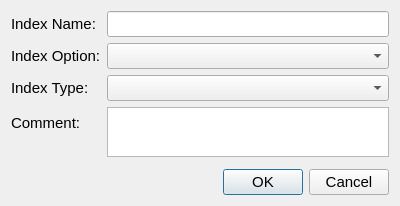
<?xml version="1.0" encoding="UTF-8"?>
<ui version="4.0">
 <class>IndexForm</class>
 <widget class="QDialog" name="IndexForm">
  <property name="geometry">
   <rect>
    <x>0</x>
    <y>0</y>
    <width>400</width>
    <height>206</height>
   </rect>
  </property>
  <property name="sizePolicy">
   <sizepolicy hsizetype="Fixed" vsizetype="Fixed">
    <horstretch>0</horstretch>
    <verstretch>0</verstretch>
   </sizepolicy>
  </property>
  <property name="font">
   <font>
    <pointsize>11</pointsize>
   </font>
  </property>
  <property name="windowTitle">
   <string>Index Details</string>
  </property>
  <property name="windowIcon">
   <iconset resource="../../resources/resources.qrc">
    <normaloff>:/rec/ico/megatron.ico</normaloff>:/rec/ico/megatron.ico</iconset>
  </property>
  <layout class="QVBoxLayout" name="verticalLayout">
   <item>
    <layout class="QFormLayout" name="formLayout">
     <item row="0" column="0">
      <widget class="QLabel" name="label">
       <property name="text">
        <string>Index Name:</string>
       </property>
      </widget>
     </item>
     <item row="0" column="1">
      <widget class="QLineEdit" name="indexNameLineEdit"/>
     </item>
     <item row="1" column="0">
      <widget class="QLabel" name="label_2">
       <property name="text">
        <string>Index Option:</string>
       </property>
      </widget>
     </item>
     <item row="1" column="1">
      <widget class="QComboBox" name="indexOptionComboBox"/>
     </item>
     <item row="2" column="0">
      <widget class="QLabel" name="label_3">
       <property name="text">
        <string>Index Type:</string>
       </property>
      </widget>
     </item>
     <item row="2" column="1">
      <widget class="QComboBox" name="indexTypeComboBox"/>
     </item>
     <item row="3" column="0">
      <widget class="QLabel" name="label_4">
       <property name="text">
        <string>Comment:</string>
       </property>
      </widget>
     </item>
     <item row="3" column="1">
      <widget class="QTextEdit" name="commentTextEdit">
       <property name="sizePolicy">
        <sizepolicy hsizetype="Minimum" vsizetype="Fixed">
         <horstretch>0</horstretch>
         <verstretch>0</verstretch>
        </sizepolicy>
       </property>
       <property name="minimumSize">
        <size>
         <width>0</width>
         <height>0</height>
        </size>
       </property>
       <property name="maximumSize">
        <size>
         <width>16777215</width>
         <height>50</height>
        </size>
       </property>
       <property name="frameShape">
        <enum>QFrame::StyledPanel</enum>
       </property>
       <property name="frameShadow">
        <enum>QFrame::Sunken</enum>
       </property>
       <property name="html">
        <string>&lt;!DOCTYPE HTML PUBLIC &quot;-//W3C//DTD HTML 4.0//EN&quot; &quot;http://www.w3.org/TR/REC-html40/strict.dtd&quot;&gt;
&lt;html&gt;&lt;head&gt;&lt;meta name=&quot;qrichtext&quot; content=&quot;1&quot; /&gt;&lt;meta charset=&quot;utf-8&quot; /&gt;&lt;style type=&quot;text/css&quot;&gt;
p, li { white-space: pre-wrap; }
hr { height: 1px; border-width: 0; }
li.unchecked::marker { content: &quot;\2610&quot;; }
li.checked::marker { content: &quot;\2612&quot;; }
&lt;/style&gt;&lt;/head&gt;&lt;body style=&quot; font-family:'Segoe UI'; font-size:11pt; font-weight:400; font-style:normal;&quot;&gt;
&lt;p style=&quot;-qt-paragraph-type:empty; margin-top:0px; margin-bottom:0px; margin-left:0px; margin-right:0px; -qt-block-indent:0; text-indent:0px;&quot;&gt;&lt;br /&gt;&lt;/p&gt;&lt;/body&gt;&lt;/html&gt;</string>
       </property>
      </widget>
     </item>
    </layout>
   </item>
   <item>
    <widget class="QDialogButtonBox" name="buttonBox">
     <property name="orientation">
      <enum>Qt::Horizontal</enum>
     </property>
     <property name="standardButtons">
      <set>QDialogButtonBox::Cancel|QDialogButtonBox::Ok</set>
     </property>
    </widget>
   </item>
  </layout>
 </widget>
 <resources>
  <include location="../../resources/resources.qrc"/>
 </resources>
 <connections>
  <connection>
   <sender>buttonBox</sender>
   <signal>accepted()</signal>
   <receiver>IndexForm</receiver>
   <slot>accept()</slot>
   <hints>
    <hint type="sourcelabel">
     <x>248</x>
     <y>254</y>
    </hint>
    <hint type="destinationlabel">
     <x>157</x>
     <y>274</y>
    </hint>
   </hints>
  </connection>
  <connection>
   <sender>buttonBox</sender>
   <signal>rejected()</signal>
   <receiver>IndexForm</receiver>
   <slot>reject()</slot>
   <hints>
    <hint type="sourcelabel">
     <x>316</x>
     <y>260</y>
    </hint>
    <hint type="destinationlabel">
     <x>286</x>
     <y>274</y>
    </hint>
   </hints>
  </connection>
 </connections>
</ui>
